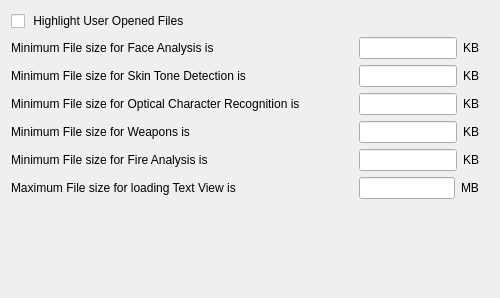
<?xml version="1.0" encoding="UTF-8"?>
<ui version="4.0">
 <class>recon_configuration_page_preferences</class>
 <widget class="QWidget" name="recon_configuration_page_preferences">
  <property name="geometry">
   <rect>
    <x>0</x>
    <y>0</y>
    <width>500</width>
    <height>298</height>
   </rect>
  </property>
  <property name="windowTitle">
   <string>Form</string>
  </property>
  <layout class="QVBoxLayout" name="verticalLayout_2">
   <item>
    <layout class="QVBoxLayout" name="verticalLayout">
     <item>
      <layout class="QHBoxLayout" name="horizontalLayout">
       <item>
        <widget class="QCheckBox" name="checkBox_highligh_user_opened_files">
         <property name="text">
          <string> Highlight User Opened Files</string>
         </property>
        </widget>
       </item>
       <item>
        <spacer name="horizontalSpacer">
         <property name="orientation">
          <enum>Qt::Horizontal</enum>
         </property>
         <property name="sizeHint" stdset="0">
          <size>
           <width>40</width>
           <height>20</height>
          </size>
         </property>
        </spacer>
       </item>
      </layout>
     </item>
     <item>
      <layout class="QHBoxLayout" name="horizontalLayout_4">
       <item>
        <widget class="QLabel" name="label_minimum_size_face_analysis">
         <property name="minimumSize">
          <size>
           <width>332</width>
           <height>0</height>
          </size>
         </property>
         <property name="text">
          <string>Minimum File size for Face Analysis is </string>
         </property>
        </widget>
       </item>
       <item>
        <spacer name="horizontalSpacer_7">
         <property name="orientation">
          <enum>Qt::Horizontal</enum>
         </property>
         <property name="sizeHint" stdset="0">
          <size>
           <width>13</width>
           <height>18</height>
          </size>
         </property>
        </spacer>
       </item>
       <item>
        <widget class="QLineEdit" name="lineEdit_minimum_file_size_face_analysis">
         <property name="maximumSize">
          <size>
           <width>100</width>
           <height>16777215</height>
          </size>
         </property>
         <property name="text">
          <string/>
         </property>
         <property name="placeholderText">
          <string/>
         </property>
        </widget>
       </item>
       <item>
        <widget class="QLabel" name="label_3">
         <property name="text">
          <string>KB</string>
         </property>
        </widget>
       </item>
       <item>
        <spacer name="horizontalSpacer_4">
         <property name="orientation">
          <enum>Qt::Horizontal</enum>
         </property>
         <property name="sizeHint" stdset="0">
          <size>
           <width>13</width>
           <height>18</height>
          </size>
         </property>
        </spacer>
       </item>
      </layout>
     </item>
     <item>
      <layout class="QHBoxLayout" name="horizontalLayout_2">
       <item>
        <widget class="QLabel" name="label_minimum_size_skin_tone_detection">
         <property name="minimumSize">
          <size>
           <width>332</width>
           <height>0</height>
          </size>
         </property>
         <property name="text">
          <string>Minimum File size for Skin Tone Detection is </string>
         </property>
        </widget>
       </item>
       <item>
        <spacer name="horizontalSpacer_3">
         <property name="orientation">
          <enum>Qt::Horizontal</enum>
         </property>
         <property name="sizeHint" stdset="0">
          <size>
           <width>13</width>
           <height>18</height>
          </size>
         </property>
        </spacer>
       </item>
       <item>
        <widget class="QLineEdit" name="lineEdit_minimum_file_size_skin_tone_detection">
         <property name="maximumSize">
          <size>
           <width>100</width>
           <height>16777215</height>
          </size>
         </property>
         <property name="text">
          <string/>
         </property>
         <property name="placeholderText">
          <string/>
         </property>
        </widget>
       </item>
       <item>
        <widget class="QLabel" name="label">
         <property name="text">
          <string>KB</string>
         </property>
        </widget>
       </item>
       <item>
        <spacer name="horizontalSpacer_2">
         <property name="orientation">
          <enum>Qt::Horizontal</enum>
         </property>
         <property name="sizeHint" stdset="0">
          <size>
           <width>13</width>
           <height>18</height>
          </size>
         </property>
        </spacer>
       </item>
      </layout>
     </item>
     <item>
      <layout class="QHBoxLayout" name="horizontalLayout_5">
       <item>
        <widget class="QLabel" name="label_minimum_size_optical_character_recognition">
         <property name="minimumSize">
          <size>
           <width>332</width>
           <height>0</height>
          </size>
         </property>
         <property name="text">
          <string>Minimum File size for Optical Character Recognition is </string>
         </property>
        </widget>
       </item>
       <item>
        <spacer name="horizontalSpacer_6">
         <property name="orientation">
          <enum>Qt::Horizontal</enum>
         </property>
         <property name="sizeHint" stdset="0">
          <size>
           <width>13</width>
           <height>18</height>
          </size>
         </property>
        </spacer>
       </item>
       <item>
        <widget class="QLineEdit" name="lineEdit_minimum_file_size_optical_character_recognition">
         <property name="maximumSize">
          <size>
           <width>100</width>
           <height>16777215</height>
          </size>
         </property>
         <property name="text">
          <string/>
         </property>
         <property name="placeholderText">
          <string/>
         </property>
        </widget>
       </item>
       <item>
        <widget class="QLabel" name="label_4">
         <property name="text">
          <string>KB</string>
         </property>
        </widget>
       </item>
       <item>
        <spacer name="horizontalSpacer_5">
         <property name="orientation">
          <enum>Qt::Horizontal</enum>
         </property>
         <property name="sizeHint" stdset="0">
          <size>
           <width>13</width>
           <height>18</height>
          </size>
         </property>
        </spacer>
       </item>
      </layout>
     </item>
     <item>
      <layout class="QHBoxLayout" name="horizontalLayout_6">
       <item>
        <widget class="QLabel" name="label_minimum_size_weapons">
         <property name="minimumSize">
          <size>
           <width>332</width>
           <height>0</height>
          </size>
         </property>
         <property name="text">
          <string>Minimum File size for Weapons is </string>
         </property>
        </widget>
       </item>
       <item>
        <spacer name="horizontalSpacer_10">
         <property name="orientation">
          <enum>Qt::Horizontal</enum>
         </property>
         <property name="sizeHint" stdset="0">
          <size>
           <width>13</width>
           <height>18</height>
          </size>
         </property>
        </spacer>
       </item>
       <item>
        <widget class="QLineEdit" name="lineEdit_minimum_file_size_weapons">
         <property name="maximumSize">
          <size>
           <width>100</width>
           <height>16777215</height>
          </size>
         </property>
         <property name="text">
          <string/>
         </property>
         <property name="placeholderText">
          <string/>
         </property>
        </widget>
       </item>
       <item>
        <widget class="QLabel" name="label_6">
         <property name="text">
          <string>KB</string>
         </property>
        </widget>
       </item>
       <item>
        <spacer name="horizontalSpacer_11">
         <property name="orientation">
          <enum>Qt::Horizontal</enum>
         </property>
         <property name="sizeHint" stdset="0">
          <size>
           <width>13</width>
           <height>18</height>
          </size>
         </property>
        </spacer>
       </item>
      </layout>
     </item>
     <item>
      <layout class="QHBoxLayout" name="horizontalLayout_7">
       <item>
        <widget class="QLabel" name="label_minimum_size_fire_analysis">
         <property name="minimumSize">
          <size>
           <width>332</width>
           <height>0</height>
          </size>
         </property>
         <property name="text">
          <string>Minimum File size for Fire Analysis is </string>
         </property>
        </widget>
       </item>
       <item>
        <spacer name="horizontalSpacer_12">
         <property name="orientation">
          <enum>Qt::Horizontal</enum>
         </property>
         <property name="sizeHint" stdset="0">
          <size>
           <width>13</width>
           <height>18</height>
          </size>
         </property>
        </spacer>
       </item>
       <item>
        <widget class="QLineEdit" name="lineEdit_minimum_file_size_fire_analysis">
         <property name="maximumSize">
          <size>
           <width>100</width>
           <height>16777215</height>
          </size>
         </property>
         <property name="text">
          <string/>
         </property>
         <property name="placeholderText">
          <string/>
         </property>
        </widget>
       </item>
       <item>
        <widget class="QLabel" name="label_7">
         <property name="text">
          <string>KB</string>
         </property>
        </widget>
       </item>
       <item>
        <spacer name="horizontalSpacer_13">
         <property name="orientation">
          <enum>Qt::Horizontal</enum>
         </property>
         <property name="sizeHint" stdset="0">
          <size>
           <width>13</width>
           <height>18</height>
          </size>
         </property>
        </spacer>
       </item>
      </layout>
     </item>
     <item>
      <layout class="QHBoxLayout" name="horizontalLayout_3">
       <item>
        <widget class="QLabel" name="label_maximum_size">
         <property name="minimumSize">
          <size>
           <width>332</width>
           <height>0</height>
          </size>
         </property>
         <property name="text">
          <string>Maximum File size for loading Text View is </string>
         </property>
        </widget>
       </item>
       <item>
        <spacer name="horizontalSpacer_8">
         <property name="orientation">
          <enum>Qt::Horizontal</enum>
         </property>
         <property name="sizeHint" stdset="0">
          <size>
           <width>13</width>
           <height>18</height>
          </size>
         </property>
        </spacer>
       </item>
       <item>
        <widget class="QLineEdit" name="lineEdit_maximum_size_text_view">
         <property name="maximumSize">
          <size>
           <width>100</width>
           <height>16777215</height>
          </size>
         </property>
        </widget>
       </item>
       <item>
        <widget class="QLabel" name="label_5">
         <property name="text">
          <string>MB</string>
         </property>
        </widget>
       </item>
       <item>
        <spacer name="horizontalSpacer_9">
         <property name="orientation">
          <enum>Qt::Horizontal</enum>
         </property>
         <property name="sizeHint" stdset="0">
          <size>
           <width>13</width>
           <height>18</height>
          </size>
         </property>
        </spacer>
       </item>
      </layout>
     </item>
     <item>
      <spacer name="verticalSpacer">
       <property name="orientation">
        <enum>Qt::Vertical</enum>
       </property>
       <property name="sizeHint" stdset="0">
        <size>
         <width>20</width>
         <height>38</height>
        </size>
       </property>
      </spacer>
     </item>
    </layout>
   </item>
  </layout>
 </widget>
 <resources/>
 <connections/>
</ui>
